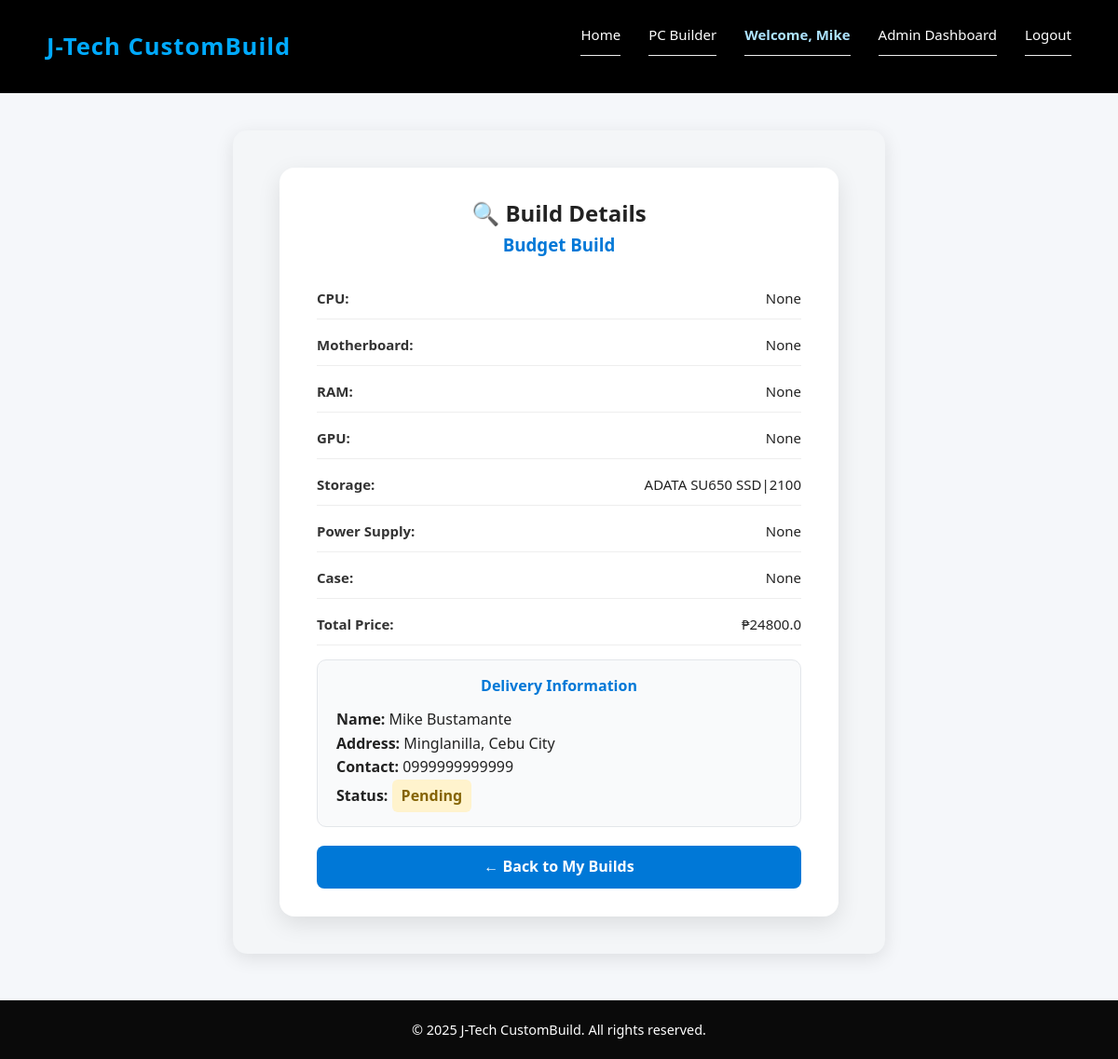
The page /view-build/14 (signed in) on the database its author committed.
### tables this page shows
CREATE TABLE builds (id INTEGER PRIMARY KEY AUTOINCREMENT, user TEXT, purpose TEXT, cpu TEXT, mobo TEXT, ram TEXT, gpu TEXT, storage TEXT, psu TEXT, cases TEXT, fullname TEXT, address TEXT, contact TEXT, status TEXT, price REAL);

### app.py (the view)
@app.route('/view-build/<int:id>')
def view_build(id):
    if 'user' not in session:
        flash('Please log in first.', 'warning')
        return redirect(url_for('login'))
    user = session['user']
    with sqlite3.connect(DB_NAME) as conn:
        cur = conn.cursor()
        cur.execute('''
            SELECT id, purpose, cpu, mobo, ram, gpu, storage, psu, cases, fullname, address, contact, status, price
            FROM builds
            WHERE id = ? AND user = ?
        ''', (id, user))
        build = cur.fetchone()
    if not build:
        flash('Build not found or access denied.', 'danger')
        return redirect(url_for('my_builds'))
    return render_template('view_build.html', build=build)

### templates/view_build.html (shortened to what this page needs)
{% extends "base.html" %}
{% block content %}
<div class="build-details-container">
  <div class="build-details-card">
    <h2>🔍 Build Details</h2>
    <h3>{{ build[1] | capitalize }} Build</h3>
    <ul>
      <li><strong>CPU:</strong> <span>{{ build[2] }}</span></li>
      <li><strong>Motherboard:</strong> <span>{{ build[3] }}</span></li>
      <li><strong>RAM:</strong> <span>{{ build[4] }}</span></li>
      <li><strong>GPU:</strong> <span>{{ build[5] }}</span></li>
      <li><strong>Storage:</strong> <span>{{ build[6] }}</span></li>
      <li><strong>Power Supply:</strong> <span>{{ build[7] }}</span></li>
      <li><strong>Case:</strong> <span>{{ build[8] }}</span></li>
      <li><strong>Total Price:</strong> <span>₱{{ build[13] }}</span></li>
    </ul>
    <div class="delivery-info">
      <h4>Delivery Information</h4>
      <p><strong>Name:</strong> {{ build[9] }}</p>
      <p><strong>Address:</strong> {{ build[10] }}</p>
      <p><strong>Contact:</strong> {{ build[11] }}</p>
      <p><strong>Status:</strong>
        <span class="status {{ build[12] }}">{{ build[12] }}</span>
      </p>
    </div>
    <a href="{{ url_for('my_builds') }}" class="btn-back">← Back to My Builds</a>
  </div>
</div>
{% endblock %}

### templates/base.html (shortened to what this page needs)
<!DOCTYPE html>
<html lang="en">
<head>
    <link rel="stylesheet" href="{{ url_for('static', filename='styles.css') }}">
</head>
<body>
    <header>
        <div class="navbar">
            <div class="logo">J-Tech CustomBuild</div>
            <nav>
                <ul>
                    <li><a href="{{ url_for('home') }}">Home</a></li>
                    <li><a href="{{ url_for('choose_purpose') }}">PC Builder</a></li>
                    {% if 'user' in session %}
                        <li class="welcome">Welcome, {{ session['user'] }}</li>
                        {% if session.get('role') == 'admin' %}
                            <li><a href="{{ url_for('admin_dashboard') }}">Admin Dashboard</a></li>
                        {% else %}
                            <li><a href="{{ url_for('my_builds') }}">My Builds</a></li>
                        {% endif %}
                        <li><a href="{{ url_for('logout') }}">Logout</a></li>
                    {% else %}
                        <li><a href="{{ url_for('login') }}">Login</a></li>
                        <li><a href="{{ url_for('register') }}">Register</a></li>
                    {% endif %}
                </ul>
            </nav>
        </div>
    </header>
    <main>
        {% block content %}{% endblock %}
    </main>
    <footer>
        <p>© 2025 J-Tech CustomBuild. All rights reserved.</p>
    </footer>
</body>
</html>

### static/styles.css (style rules this page uses)
* { margin: 0; padding: 0; box-sizing: border-box; font-family: 'Poppins', 'Segoe UI', sans-serif; }
body { background-color: #f5f7fa; color: #222; line-height: 1.6; }
header { background: #000; color: white; padding: 15px 50px; width: 100%; position: sticky; top: 0; z-index: 100; }
.navbar { display: flex; justify-content: space-between; align-items: center; flex-wrap: wrap; }
.logo { font-size: 1.6rem; font-weight: 700; color: #00aaff; letter-spacing: 1px; }
nav ul { list-style: none; display: flex; gap: 30px; }
nav ul li a { color: white; text-decoration: none; font-weight: 500; transition: 0.3s; }
.welcome { color: #aee4ff; font-weight: 600; }
footer { text-align: center; padding: 20px; background: #0a0a0a; color: white; font-size: 0.9rem; margin-top: 50px; }
.btn-view, .btn-back { display: inline-block; background: #007bff; color: white; padding: 10px 16px; border-radius: 8px; text-decoration: none; transition: background 0.3s ease; }
.build-details-container { max-width: 700px; margin: 40px auto; background: #fff; border-radius: 15px; box-shadow: 0 5px 20px rgba(0,0,0,0.1); padding: 30px; }
.build-details-card ul { list-style: none; padding: 0; margin: 10px 0; }
.build-details-card li { margin: 5px 0; }
.delivery-info { background: #f7f9fc; border-radius: 10px; padding: 15px; margin-top: 15px; }
.build-details-container { display: flex; justify-content: center; align-items: center; min-height: 90vh; background: #f4f6f8; padding: 40px 0; }
.build-details-card { background: #fff; width: 600px; border-radius: 16px; box-shadow: 0 8px 25px rgba(0, 0, 0, 0.1); padding: 30px 40px; transition: transform 0.2s ease; }
.build-details-card h2, .build-details-card h3, .build-details-card h4 { text-align: center; color: #222; }
.build-details-card h3 { margin-bottom: 20px; color: #0078D7; }
ul { list-style: none; padding: 0; margin-bottom: 25px; }
ul li { padding: 10px 0; border-bottom: 1px solid #eee; font-size: 15px; display: flex; justify-content: space-between; }
ul li strong { color: #333; }
.delivery-info { background: #f9fafb; border: 1px solid #e3e6ea; border-radius: 10px; padding: 15px 20px; margin-bottom: 20px; }
.delivery-info h4 { color: #0078D7; margin-bottom: 10px; text-align: center; }
.status { font-weight: bold; display: inline-block; padding: 5px 10px; border-radius: 6px; text-transform: capitalize; }
.status.Pending { background-color: #fff3cd; color: #856404; }
.btn-back { display: block; text-align: center; text-decoration: none; background-color: #0078D7; color: white; padding: 10px 20px; border-radius: 8px; font-weight: 600; transition: 0.2s; }

### rows shown on the page
builds: user "Mike", purpose "Budget", storage "ADATA SU650 SSD|2100", price "24800.0", fullname "Mike Bustamante", address "Minglanilla, Cebu City", contact "0999999999999", status "Pending"

### other values the page prints
{{ build[2] }} "None"
{{ build[3] }} "None"
{{ build[4] }} "None"
{{ build[5] }} "None"
{{ build[7] }} "None"
{{ build[8] }} "None"
